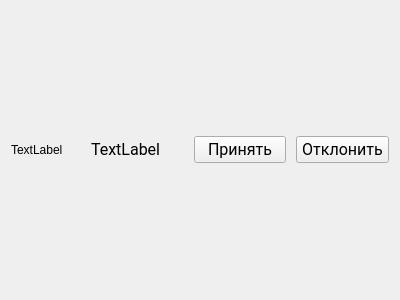
<?xml version="1.0" encoding="UTF-8"?>
<ui version="4.0">
 <class>IncomingRequestWidget</class>
 <widget class="QWidget" name="IncomingRequestWidget">
  <property name="geometry">
   <rect>
    <x>0</x>
    <y>0</y>
    <width>400</width>
    <height>300</height>
   </rect>
  </property>
  <property name="windowTitle">
   <string>Form</string>
  </property>
  <layout class="QHBoxLayout" name="horizontalLayout">
   <property name="spacing">
    <number>10</number>
   </property>
   <item>
    <widget class="QLabel" name="incoming_request_avatar">
     <property name="sizePolicy">
      <sizepolicy hsizetype="Fixed" vsizetype="Fixed">
       <horstretch>0</horstretch>
       <verstretch>0</verstretch>
      </sizepolicy>
     </property>
     <property name="minimumSize">
      <size>
       <width>70</width>
       <height>70</height>
      </size>
     </property>
     <property name="text">
      <string>TextLabel</string>
     </property>
    </widget>
   </item>
   <item alignment="Qt::AlignLeft">
    <widget class="QLabel" name="incoming_request_username">
     <property name="sizePolicy">
      <sizepolicy hsizetype="Preferred" vsizetype="Fixed">
       <horstretch>0</horstretch>
       <verstretch>0</verstretch>
      </sizepolicy>
     </property>
     <property name="font">
      <font>
       <family>Roboto</family>
       <pointsize>12</pointsize>
      </font>
     </property>
     <property name="text">
      <string>TextLabel</string>
     </property>
    </widget>
   </item>
   <item>
    <widget class="QPushButton" name="incoming_request_accept">
     <property name="font">
      <font>
       <family>Roboto</family>
       <pointsize>12</pointsize>
      </font>
     </property>
     <property name="text">
      <string>Принять</string>
     </property>
    </widget>
   </item>
   <item>
    <widget class="QPushButton" name="incoming_request_decline">
     <property name="font">
      <font>
       <family>Roboto</family>
       <pointsize>12</pointsize>
      </font>
     </property>
     <property name="text">
      <string>Отклонить</string>
     </property>
    </widget>
   </item>
  </layout>
 </widget>
 <resources/>
 <connections/>
</ui>
